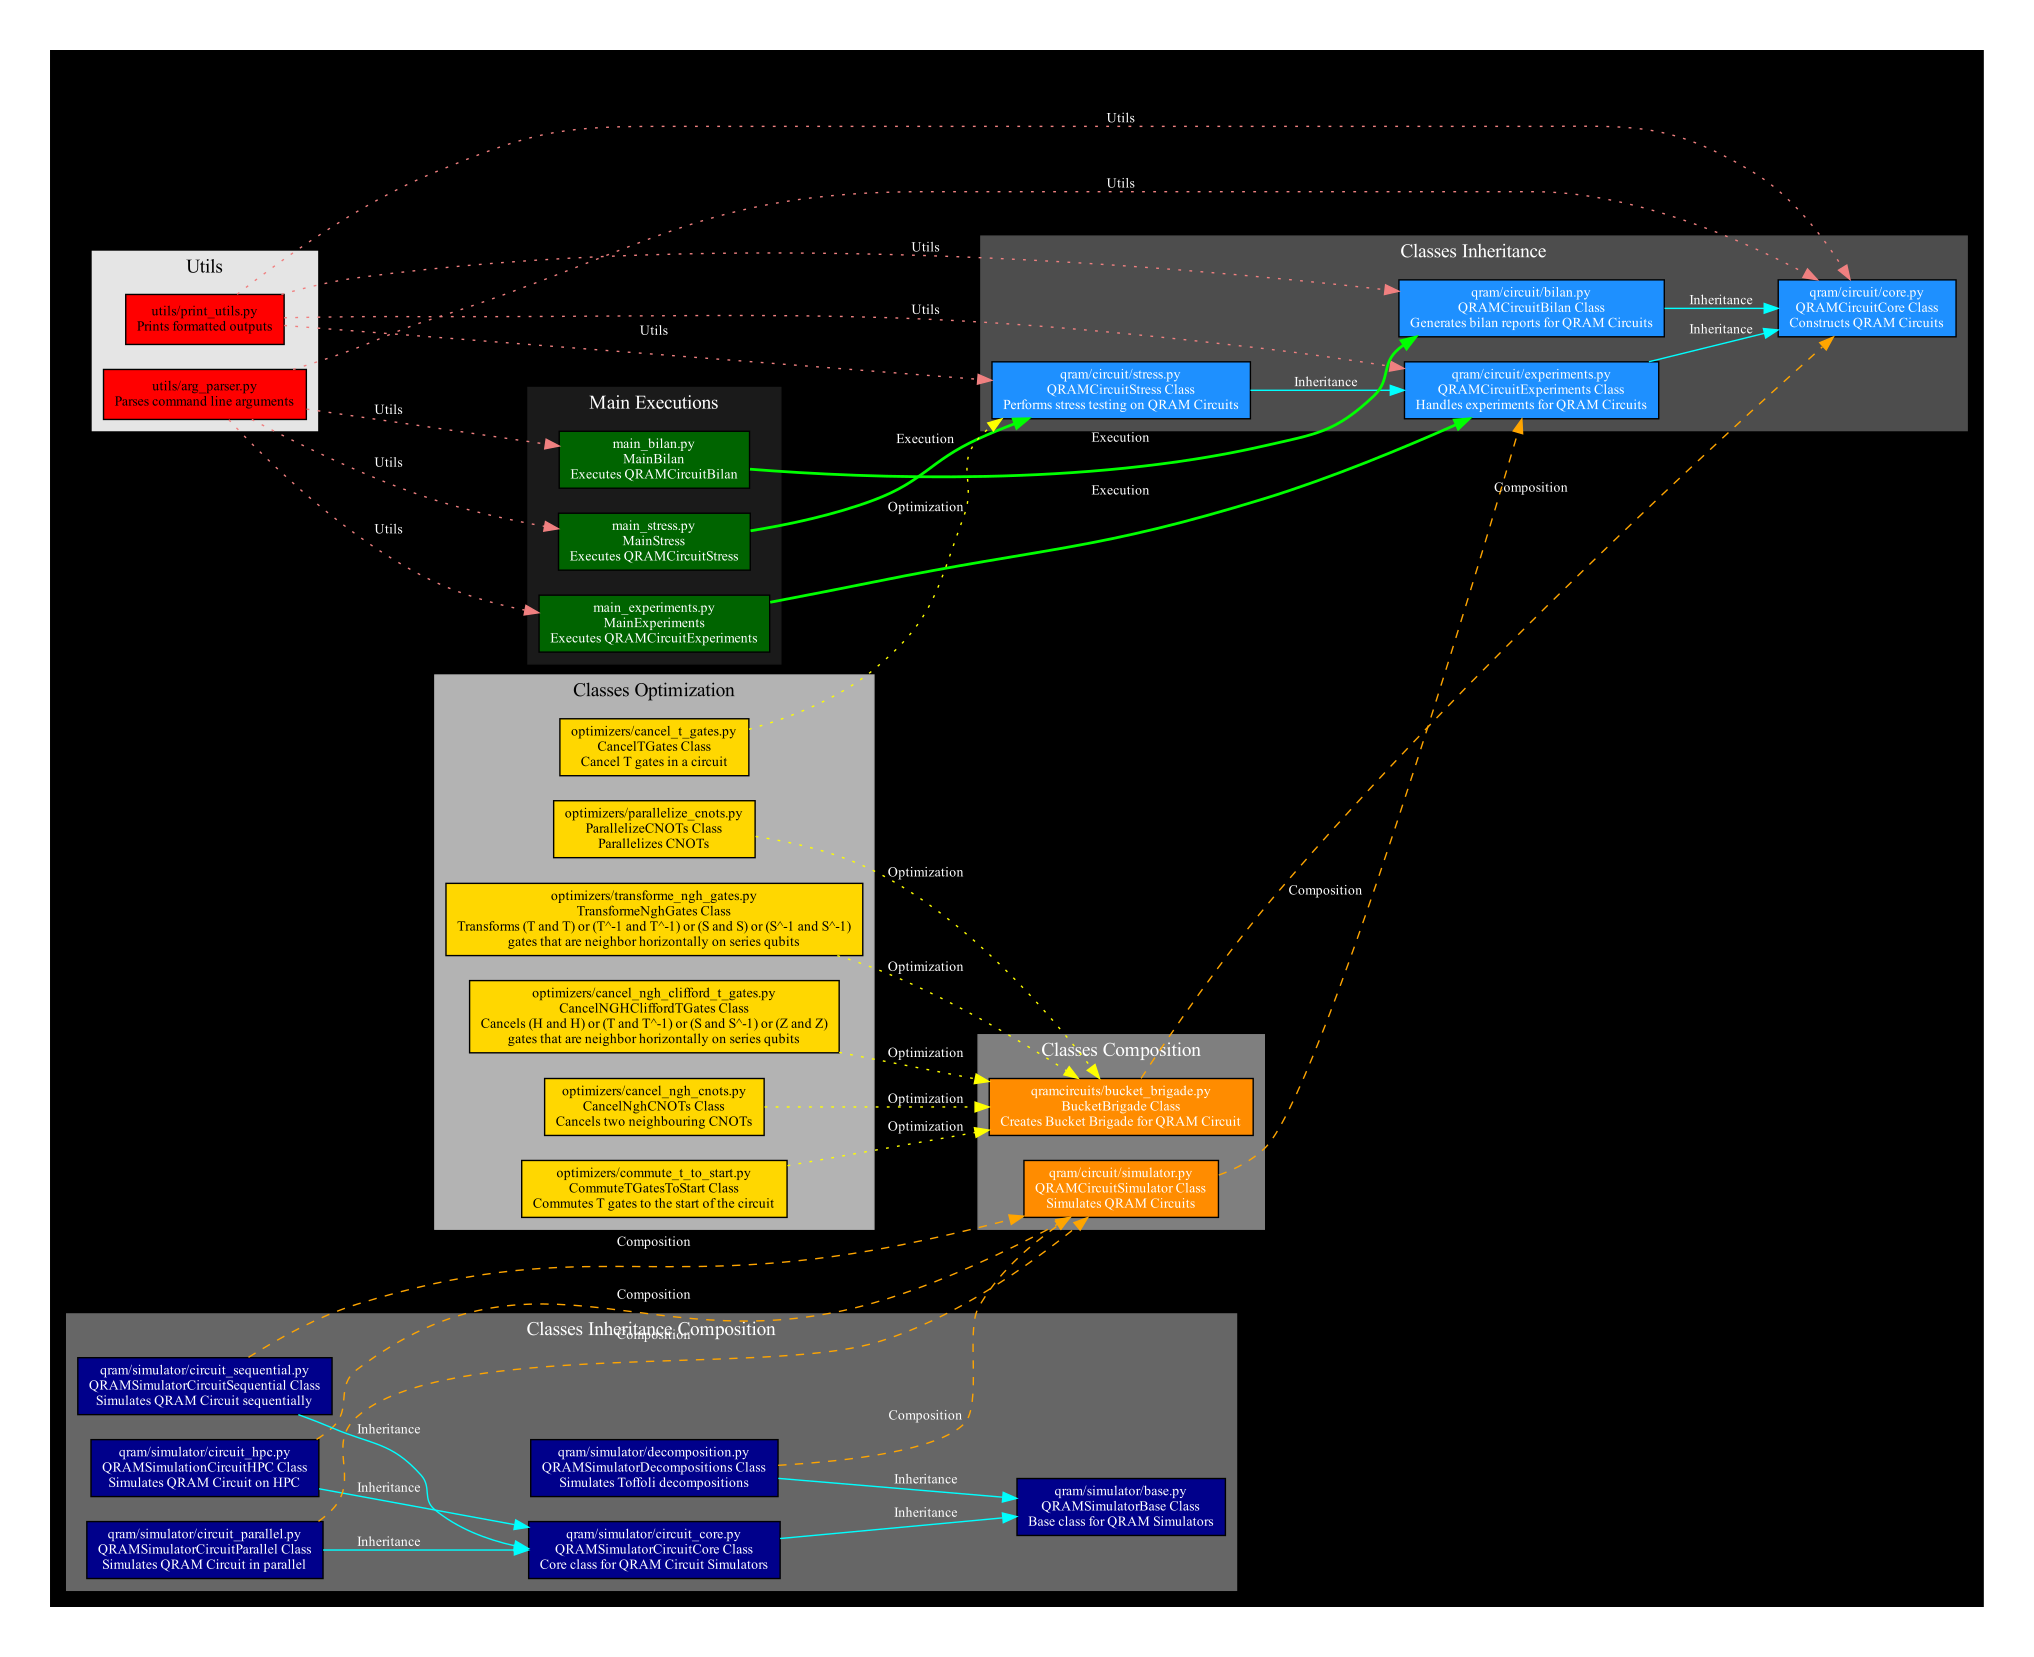

This figure's Python source:
# main_diagram.py
from graphviz import Digraph

def create_diagram(engine='twopi', fmt='pdf', output_name='main_diagram'):
    # Initialize the graph with a black background
    dot = Digraph(comment='QRAM Circuit Module Dependencies Diagram', format=fmt)
    dot.attr(
        # rankdir='TB',  # Top to Bottom
        rankdir='LR',  # Left to Right
        # rankdir='BT',  # Bottom to Top
        # rankdir='RL',  # Right to Left
        engine=engine,
        fontsize='13',
        splines='spline',
        bgcolor='black',
        fontcolor='white'
    )

    # Define colors for different module types
    COLOR_MODULE_CLASSES_INHERITANCE = 'dodgerblue'
    COLOR_MODULE_CLASSES_INHERITANCE_COMPOSITION = 'darkblue'
    COLOR_MODULE_CLASSES_COMPOSITION = 'darkorange'
    COLOR_MODULE_CLASSES_OPTIMIZATION = 'gold'
    COLOR_MODULE_MAIN = 'darkgreen'
    COLOR_MODULE_UTILS = 'red'

    # Define colors and styles for different relation types
    COLOR_RELATIONS = {
        'Inheritance': {'color': 'cyan', 'style': 'solid'},
        'Composition': {'color': 'orange', 'style': 'dashed'},
        'Optimization': {'color': 'yellow', 'style': 'dotted'},
        'Execution': {'color': 'lime', 'style': 'bold'},
        'Utils': {'color': 'lightcoral', 'style': 'dotted'}
    }

    # Modules with Descriptions and Colors
    modules = {
        # Class Inheritance
        'qram/circuit/core.py\nQRAMCircuitCore Class': {
            'description': 'Constructs QRAM Circuits',
            'color': COLOR_MODULE_CLASSES_INHERITANCE,
            'type': 'Class Inheritance'
        },
        'qram/circuit/stress.py\nQRAMCircuitStress Class': {
            'description': 'Performs stress testing on QRAM Circuits',
            'color': COLOR_MODULE_CLASSES_INHERITANCE,
            'type': 'Class Inheritance'
        },
        'qram/circuit/experiments.py\nQRAMCircuitExperiments Class': {
            'description': 'Handles experiments for QRAM Circuits',
            'color': COLOR_MODULE_CLASSES_INHERITANCE,
            'type': 'Class Inheritance'
        },
        'qram/circuit/bilan.py\nQRAMCircuitBilan Class': {
            'description': 'Generates bilan reports for QRAM Circuits',
            'color': COLOR_MODULE_CLASSES_INHERITANCE,
            'type': 'Class Inheritance'
        },

        # Class Inheritance Composition
        'qram/simulator/base.py\nQRAMSimulatorBase Class': {
            'description': 'Base class for QRAM Simulators',
            'color': COLOR_MODULE_CLASSES_INHERITANCE_COMPOSITION,
            'type': 'Class Inheritance Composition'
        },
        'qram/simulator/decomposition.py\nQRAMSimulatorDecompositions Class': {
            'description': 'Simulates Toffoli decompositions',
            'color': COLOR_MODULE_CLASSES_INHERITANCE_COMPOSITION,
            'type': 'Class Inheritance Composition'
        },
        'qram/simulator/circuit_core.py\nQRAMSimulatorCircuitCore Class': {
            'description': 'Core class for QRAM Circuit Simulators',
            'color': COLOR_MODULE_CLASSES_INHERITANCE_COMPOSITION,
            'type': 'Class Inheritance Composition'
        },
        'qram/simulator/circuit_hpc.py\nQRAMSimulationCircuitHPC Class': {
            'description': 'Simulates QRAM Circuit on HPC',
            'color': COLOR_MODULE_CLASSES_INHERITANCE_COMPOSITION,
            'type': 'Class Inheritance Composition'
        },
        'qram/simulator/circuit_parallel.py\nQRAMSimulatorCircuitParallel Class': {
            'description': 'Simulates QRAM Circuit in parallel',
            'color': COLOR_MODULE_CLASSES_INHERITANCE_COMPOSITION,
            'type': 'Class Inheritance Composition'
        },
        'qram/simulator/circuit_sequential.py\nQRAMSimulatorCircuitSequential Class': {
            'description': 'Simulates QRAM Circuit sequentially',
            'color': COLOR_MODULE_CLASSES_INHERITANCE_COMPOSITION,
            'type': 'Class Inheritance Composition'
        },

        # Class Composition
        'qram/circuit/simulator.py\nQRAMCircuitSimulator Class': {
            'description': 'Simulates QRAM Circuits',
            'color': COLOR_MODULE_CLASSES_COMPOSITION,
            'type': 'Class Composition'
        },
        'qramcircuits/bucket_brigade.py\nBucketBrigade Class': {
            'description': 'Creates Bucket Brigade for QRAM Circuit',
            'color': COLOR_MODULE_CLASSES_COMPOSITION,
            'type': 'Class Composition'
        },

        # Class Optimization
        'optimizers/transforme_ngh_gates.py\nTransformeNghGates Class': {
            "description": "Transforms (T and T) or (T^-1 and T^-1) or (S and S) or (S^-1 and S^-1)\ngates that are neighbor horizontally on series qubits",
            "color": COLOR_MODULE_CLASSES_OPTIMIZATION,
            "type": "Class Optimization"
        },
        'optimizers/cancel_ngh_clifford_t_gates.py\nCancelNGHCliffordTGates Class': {
            "description": "Cancels (H and H) or (T and T^-1) or (S and S^-1) or (Z and Z)\ngates that are neighbor horizontally on series qubits",
            "color": COLOR_MODULE_CLASSES_OPTIMIZATION,
            "type": "Class Optimization"
        },
        'optimizers/cancel_ngh_cnots.py\nCancelNghCNOTs Class': {
            "description": "Cancels two neighbouring CNOTs",
            "color": COLOR_MODULE_CLASSES_OPTIMIZATION,
            "type": "Class Optimization"
        },
        'optimizers/commute_t_to_start.py\nCommuteTGatesToStart Class': {
            "description": "Commutes T gates to the start of the circuit",
            "color": COLOR_MODULE_CLASSES_OPTIMIZATION,
            "type": "Class Optimization"
        },
        'optimizers/parallelize_cnots.py\nParallelizeCNOTs Class': {
            "description": "Parallelizes CNOTs",
            "color": COLOR_MODULE_CLASSES_OPTIMIZATION,
            "type": "Class Optimization"
        },
        'optimizers/cancel_t_gates.py\nCancelTGates Class': {
            "description": "Cancel T gates in a circuit",
            "color": COLOR_MODULE_CLASSES_OPTIMIZATION,
            "type": "Class Optimization"
        },

        # Main Executions
        'main_experiments.py\nMainExperiments': {
            'description': 'Executes QRAMCircuitExperiments',
            'color': COLOR_MODULE_MAIN,
            'type': 'Main'
        },
        'main_bilan.py\nMainBilan': {
            'description': 'Executes QRAMCircuitBilan',
            'color': COLOR_MODULE_MAIN,
            'type': 'Main'
        },
        'main_stress.py\nMainStress': {
            'description': 'Executes QRAMCircuitStress',
            'color': COLOR_MODULE_MAIN,
            'type': 'Main'
        },

        # Utils
        'utils/arg_parser.py': {
            'description': 'Parses command line arguments',
            'color': COLOR_MODULE_UTILS,
            'type': 'Utils'
        },
        'utils/print_utils.py': {
            'description': 'Prints formatted outputs',
            'color': COLOR_MODULE_UTILS,
            'type': 'Utils'
        }
    }
    
    # Define subgraphs (clusters) for module types
    def add_cluster(c, cluster_name, label, color, fontcolor, module_type):
        with c.subgraph(name=f'cluster_{cluster_name}') as sub:
            sub.attr(style='filled', color=color, label=label, fontcolor=fontcolor, fontsize='14')
            for module, attrs in modules.items():
                if attrs['type'] == module_type:
                    sub.node(module, f"{module}\n{attrs['description']}",
                             style='filled',
                             fillcolor=attrs['color'],
                             fontcolor='white' if attrs['color'] not in ['red', 'gold'] else 'black',
                             shape='box',
                             fontsize='10')

    # Add clusters
    add_cluster(dot, 'classes_inheritance', 'Classes Inheritance', 'gray30', 'white', 'Class Inheritance')
    add_cluster(dot, 'classes_inheritance_composition', 'Classes Inheritance Composition', 'gray40', 'white', 'Class Inheritance Composition')
    add_cluster(dot, 'utils', 'Utils', 'gray90', 'black', 'Utils')
    add_cluster(dot, 'main_executions', 'Main Executions', 'gray10', 'white', 'Main')
    add_cluster(dot, 'classes_optimization', 'Classes Optimization', 'gray70', 'black', 'Class Optimization')
    add_cluster(dot, 'classes_composition', 'Classes Composition', 'gray50', 'white', 'Class Composition')

    # Define dependencies with relation types
    dependencies = [
        # Class Inheritance
        ("qram/circuit/experiments.py\nQRAMCircuitExperiments Class",
            "qram/circuit/core.py\nQRAMCircuitCore Class", 'Inheritance'),
        ("qram/circuit/bilan.py\nQRAMCircuitBilan Class",
            "qram/circuit/core.py\nQRAMCircuitCore Class", 'Inheritance'),
        ("qram/circuit/stress.py\nQRAMCircuitStress Class",
            "qram/circuit/experiments.py\nQRAMCircuitExperiments Class", 'Inheritance'),

        # Class Inheritance Composition
        ("qram/simulator/decomposition.py\nQRAMSimulatorDecompositions Class",
            "qram/simulator/base.py\nQRAMSimulatorBase Class", 'Inheritance'),
        ("qram/simulator/circuit_core.py\nQRAMSimulatorCircuitCore Class",
            "qram/simulator/base.py\nQRAMSimulatorBase Class", 'Inheritance'),
        ("qram/simulator/circuit_hpc.py\nQRAMSimulationCircuitHPC Class",
            "qram/simulator/circuit_core.py\nQRAMSimulatorCircuitCore Class", 'Inheritance'),
        ("qram/simulator/circuit_parallel.py\nQRAMSimulatorCircuitParallel Class",
            "qram/simulator/circuit_core.py\nQRAMSimulatorCircuitCore Class", 'Inheritance'),
        ("qram/simulator/circuit_sequential.py\nQRAMSimulatorCircuitSequential Class",
            "qram/simulator/circuit_core.py\nQRAMSimulatorCircuitCore Class", 'Inheritance'),

        # Class Composition
        ("qram/simulator/decomposition.py\nQRAMSimulatorDecompositions Class",
            "qram/circuit/simulator.py\nQRAMCircuitSimulator Class", 'Composition'),
        ("qram/simulator/circuit_hpc.py\nQRAMSimulationCircuitHPC Class",
            "qram/circuit/simulator.py\nQRAMCircuitSimulator Class", 'Composition'),
        ("qram/simulator/circuit_parallel.py\nQRAMSimulatorCircuitParallel Class",
            "qram/circuit/simulator.py\nQRAMCircuitSimulator Class", 'Composition'),
        ("qram/simulator/circuit_sequential.py\nQRAMSimulatorCircuitSequential Class",
            "qram/circuit/simulator.py\nQRAMCircuitSimulator Class", 'Composition'),
        ("qram/circuit/simulator.py\nQRAMCircuitSimulator Class",
            "qram/circuit/experiments.py\nQRAMCircuitExperiments Class", 'Composition'),
        ("qramcircuits/bucket_brigade.py\nBucketBrigade Class",
            "qram/circuit/core.py\nQRAMCircuitCore Class", 'Composition'),

        # Class Optimization
        ("optimizers/transforme_ngh_gates.py\nTransformeNghGates Class",
            "qramcircuits/bucket_brigade.py\nBucketBrigade Class", 'Optimization'),
        ("optimizers/cancel_ngh_clifford_t_gates.py\nCancelNGHCliffordTGates Class",
            "qramcircuits/bucket_brigade.py\nBucketBrigade Class", 'Optimization'),
        ("optimizers/cancel_ngh_cnots.py\nCancelNghCNOTs Class",
            "qramcircuits/bucket_brigade.py\nBucketBrigade Class", 'Optimization'),
        ("optimizers/commute_t_to_start.py\nCommuteTGatesToStart Class",
            "qramcircuits/bucket_brigade.py\nBucketBrigade Class", 'Optimization'),
        ("optimizers/parallelize_cnots.py\nParallelizeCNOTs Class",
            "qramcircuits/bucket_brigade.py\nBucketBrigade Class", 'Optimization'),
        ("optimizers/cancel_t_gates.py\nCancelTGates Class",
            "qram/circuit/stress.py\nQRAMCircuitStress Class", 'Optimization'),

        # Main Executions
        ("main_experiments.py\nMainExperiments",
            "qram/circuit/experiments.py\nQRAMCircuitExperiments Class", 'Execution'),
        ("main_bilan.py\nMainBilan",
            "qram/circuit/bilan.py\nQRAMCircuitBilan Class", 'Execution'),
        ("main_stress.py\nMainStress",
            "qram/circuit/stress.py\nQRAMCircuitStress Class", 'Execution'),

        # Utils
        ("utils/arg_parser.py",
            "qram/circuit/core.py\nQRAMCircuitCore Class", 'Utils'),
        ("utils/arg_parser.py",
            "main_experiments.py\nMainExperiments", 'Utils'),
        ("utils/arg_parser.py",
            "main_bilan.py\nMainBilan", 'Utils'),
        ("utils/arg_parser.py",
            "main_stress.py\nMainStress", 'Utils'),
        ("utils/print_utils.py",
            "qram/circuit/core.py\nQRAMCircuitCore Class", 'Utils'),
        ("utils/print_utils.py",
            "qram/circuit/stress.py\nQRAMCircuitStress Class", 'Utils'),
        ("utils/print_utils.py",
            "qram/circuit/experiments.py\nQRAMCircuitExperiments Class", 'Utils'),
        ("utils/print_utils.py",
            "qram/circuit/bilan.py\nQRAMCircuitBilan Class", 'Utils')
    ]

    # Add edges with different colors and styles based on relation type
    for src, dst, relation in dependencies:
        relation_attrs = COLOR_RELATIONS.get(relation, {'color': 'white', 'style': 'solid'})
        dot.edge(src, dst,
                 label=relation,
                 color=relation_attrs['color'],
                 fontcolor='white',
                 style=relation_attrs['style'],
                 fontsize='10')

    # Position the legend at the bottom using a subgraph with rank='sink'
    with dot.subgraph() as s:
        s.attr(rank='sink')
        s.node('legend')

    # Render the diagram
    dot.render(output_name, view=True)

if __name__ == "__main__":
    # Example usage with different engines and formats
    engines = ['twopi'] # , 'dot', 'neato', 'circo', 'fdp', 'sfdp']
    formats = ['pdf'] # , 'png', 'svg', 'jpg']

    for engine in engines:
        for fmt in formats:
            create_diagram(engine=engine, fmt=fmt, output_name=f'main_diagram')
